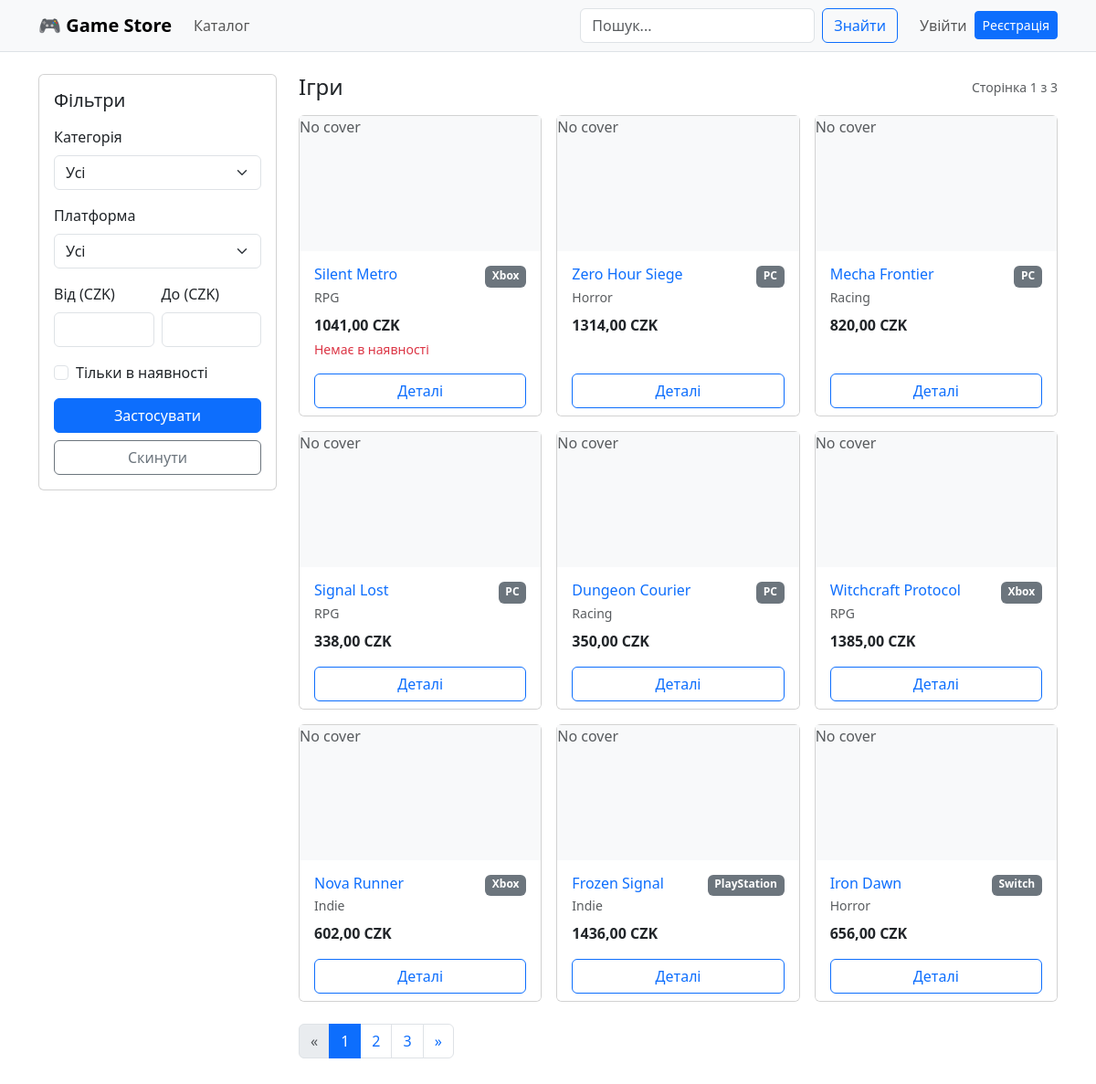
The page / on the database its author committed.
### store/models.py (models this page shows, shortened)
class Game(models.Model):
    class Platform(models.TextChoices):
        PC = "PC", "PC"
        PS = "PlayStation", "PlayStation"
        XBOX = "Xbox", "Xbox"
        SWITCH = "Switch", "Switch"
    title = models.CharField(max_length=200)
    slug = models.SlugField(max_length=220, unique=True)
    category = models.ForeignKey(Category, on_delete=models.PROTECT, related_name="games")
    platform = models.CharField(max_length=20, choices=Platform.choices, default=Platform.PC)
    price_czk = models.DecimalField(max_digits=10, decimal_places=2)
    in_stock = models.BooleanField(default=True)
    short_description = models.CharField(max_length=300, blank=True)
    description = models.TextField(blank=True)
    cover = models.ImageField(upload_to="covers/", blank=True, null=True)
    created_at = models.DateTimeField(auto_now_add=True)
    class Meta:
        verbose_name = "Гра"
        verbose_name_plural = "Ігри"
        ordering = ["-created_at"]
    def get_absolute_url(self):
        return reverse("store:game_detail", kwargs={"slug": self.slug})

class Category(models.Model):
    name = models.CharField(max_length=120, unique=True)
    slug = models.SlugField(max_length=140, unique=True)
    class Meta:
        verbose_name = "Категорія"
        verbose_name_plural = "Категорії"

### store/views.py (the view)
# urls.py: path("", views.home, name="home"),
def home(request):
    qs = Game.objects.select_related("category").all()
    q = (request.GET.get("q") or "").strip()
    if q:
        qs = qs.filter(
            Q(title__icontains=q) |
            Q(short_description__icontains=q) |
            Q(description__icontains=q)
        )
    category_slug = (request.GET.get("category") or "").strip()
    if category_slug:
        qs = qs.filter(category__slug=category_slug)
    platform = (request.GET.get("platform") or "").strip()
    if platform:
        qs = qs.filter(platform=platform)
    min_price = (request.GET.get("min_price") or "").strip()
    max_price = (request.GET.get("max_price") or "").strip()
    if min_price:
        try:
            qs = qs.filter(price_czk__gte=min_price)
        except Exception:
            pass
    if max_price:
        try:
            qs = qs.filter(price_czk__lte=max_price)
        except Exception:
            pass
    in_stock = request.GET.get("in_stock")
    if in_stock == "1":
        qs = qs.filter(in_stock=True)
    paginator = Paginator(qs, 9)
    page_number = request.GET.get("page")
    page_obj = paginator.get_page(page_number)
    categories = Category.objects.all().order_by("name")
    platforms = Game.Platform.choices
    favorites = _get_favorites_set(request)
    context = {
        "page_obj": page_obj,
        "categories": categories,
        "platforms": platforms,
        "favorites": favorites,
        "active": {
            "q": q,
            "category": category_slug,
            "platform": platform,
            "min_price": min_price,
            "max_price": max_price,
            "in_stock": in_stock == "1",
        }
    }
    return render(request, "store/home.html", context)

### store/context_processors.py (called while the page is built)
def categories(request):
    return {"nav_categories": Category.objects.all().order_by("name")}

### store/views.py (called while the page is built)
def _get_favorites_set(request) -> set[int]:
    raw = request.session.get(FAV_SESSION_KEY, [])
    try:
        return set(int(x) for x in raw)
    except Exception:
        return set()

### store/templates/store/home.html (shortened to what this page needs)
{% extends "base.html" %}
{% block content %}
<div class="row g-4">
  <aside class="col-lg-3">
    <div class="card">
      <div class="card-body">
        <h2 class="h5 mb-3">Фільтри</h2>
        <form method="get">
          <div class="mb-3">
            <label class="form-label">Категорія</label>
            <select class="form-select" name="category">
              <option value="">Усі</option>
            </select>
          </div>
          <div class="mb-3">
            <label class="form-label">Платформа</label>
            <select class="form-select" name="platform">
              <option value="">Усі</option>
            </select>
          </div>
          <div class="row g-2 mb-3">
            <div class="col">
              <label class="form-label">Від (CZK)</label>
              <input class="form-control" name="min_price" value="{{ active.min_price }}">
            </div>
            <div class="col">
              <label class="form-label">До (CZK)</label>
              <input class="form-control" name="max_price" value="{{ active.max_price }}">
            </div>
          </div>
          <div class="form-check mb-3">
            <input class="form-check-input" type="checkbox" name="in_stock" value="1" id="stock" {% if active.in_stock %}checked{% endif %}>
            <label class="form-check-label" for="stock">Тільки в наявності</label>
          </div>
          <button class="btn btn-primary w-100" type="submit">Застосувати</button>
          <a class="btn btn-outline-secondary w-100 mt-2" href="{% url 'store:home' %}">Скинути</a>
        </form>
      </div>
    </div>
  </aside>
  <section class="col-lg-9">
    <div class="d-flex justify-content-between align-items-center mb-3">
      <div>
        <h1 class="h4 mb-0">Ігри</h1>
      </div>
      <div class="text-muted small">
        Сторінка {{ page_obj.number }} з {{ page_obj.paginator.num_pages }}
      </div>
    </div>
    {% if page_obj.object_list %}
      <div class="row row-cols-1 row-cols-md-3 g-3">
        {% for game in page_obj.object_list %}
          <div class="col">
            <div class="card h-100">
              {% if game.cover %}
                <img src="{{ game.cover.url }}" class="card-img-top" alt="{{ game.title }}">
              {% else %}
                <div class="ratio ratio-16x9 bg-light d-flex align-items-center justify-content-center">
                  <span class="text-muted">No cover</span>
                </div>
              {% endif %}
              <div class="card-body">
                <div class="d-flex justify-content-between">
                  <h3 class="h6 mb-1"><a href="{{ game.get_absolute_url }}" class="text-decoration-none">{{ game.title }}</a></h3>
                  <span class="badge text-bg-secondary">{{ game.platform }}</span>
                </div>
                <div class="text-muted small mb-2">{{ game.category.name }}</div>
                <div class="fw-semibold">{{ game.price_czk }} CZK</div>
                {% if not game.in_stock %}
                  <div class="text-danger small mt-1">Немає в наявності</div>
                {% endif %}
              </div>
              <div class="card-footer bg-white border-0 pt-0">
                <a class="btn btn-outline-primary w-100" href="{{ game.get_absolute_url }}">Деталі</a>
              </div>
            </div>
          </div>
        {% endfor %}
      </div>
      <nav class="mt-4" aria-label="Pagination">
        <ul class="pagination">
          {% if page_obj.has_previous %}
            <li class="page-item">
              <a class="page-link" href="?{% for k,v in request.GET.items %}{% if k != 'page' %}{{ k }}={{ v|urlencode }}&{% endif %}{% endfor %}page={{ page_obj.previous_page_number }}">«</a>
            </li>
          {% else %}
            <li class="page-item disabled"><span class="page-link">«</span></li>
          {% endif %}
          {% for num in page_obj.paginator.page_range %}
            {% if num == page_obj.number %}
              <li class="page-item active"><span class="page-link">{{ num }}</span></li>
            {% elif num > page_obj.number|add:'-3' and num < page_obj.number|add:'3' %}
              <li class="page-item">
                <a class="page-link" href="?{% for k,v in request.GET.items %}{% if k != 'page' %}{{ k }}={{ v|urlencode }}&{% endif %}{% endfor %}page={{ num }}">{{ num }}</a>
              </li>
            {% endif %}
          {% endfor %}
          {% if page_obj.has_next %}
            <li class="page-item">
              <a class="page-link" href="?{% for k,v in request.GET.items %}{% if k != 'page' %}{{ k }}={{ v|urlencode }}&{% endif %}{% endfor %}page={{ page_obj.next_page_number }}">»</a>
            </li>
          {% else %}
            <li class="page-item disabled"><span class="page-link">»</span></li>
          {% endif %}
        </ul>
      </nav>
    {% else %}
      <div class="alert alert-warning">Нічого не знайдено. Спробуй змінити фільтри або пошук.</div>
    {% endif %}
  </section>
</div>
{% endblock %}

### templates/base.html (shortened to what this page needs)
<!doctype html>
<html lang="uk">
<head>
  <link href="https://cdn.jsdelivr.net/npm/bootstrap@5.3.3/dist/css/bootstrap.min.css" rel="stylesheet">
</head>
<body>
  <nav class="navbar navbar-expand-lg bg-body-tertiary border-bottom">
    <div class="container">
      <a class="navbar-brand fw-semibold" href="{% url 'store:home' %}">🎮 Game Store</a>
      <div class="collapse navbar-collapse" id="nav">
        <ul class="navbar-nav me-auto">
          <li class="nav-item"><a class="nav-link" href="{% url 'store:home' %}">Каталог</a></li>
        </ul>
        <form class="d-flex me-3" method="get" action="{% url 'store:home' %}">
          <input class="form-control me-2" type="search" name="q" placeholder="Пошук..." value="{{ request.GET.q|default:'' }}">
          <button class="btn btn-outline-primary" type="submit">Знайти</button>
        </form>
        <ul class="navbar-nav">
          {% if user.is_authenticated %}
            <li class="nav-item"><a class="nav-link" href="{% url 'accounts:profile' %}">Профіль</a></li>
            <li class="nav-item"><a class="nav-link" href="{% url 'logout' %}">Вийти</a></li>
          {% else %}
            <li class="nav-item"><a class="nav-link" href="{% url 'login' %}">Увійти</a></li>
            <li class="nav-item"><a class="btn btn-primary btn-sm mt-1" href="{% url 'accounts:signup' %}">Реєстрація</a></li>
          {% endif %}
        </ul>
      </div>
    </div>
  </nav>
  <main class="container py-4">
    {% block content %}{% endblock %}
  </main>
</body>
</html>

### rows shown on the page
Game: cover "No cover", title "Silent Metro", platform "Xbox", category.name "RPG", price_czk "1041,00", in_stock "Немає в наявності"
Game: cover "No cover", title "Zero Hour Siege", platform "PC", category.name "Horror", price_czk "1314,00"
Game: cover "No cover", title "Mecha Frontier", platform "PC", category.name "Racing", price_czk "820,00"
Game: cover "No cover", title "Signal Lost", platform "PC", category.name "RPG", price_czk "338,00"
Game: cover "No cover", title "Dungeon Courier", platform "PC", category.name "Racing", price_czk "350,00"
Game: cover "No cover", title "Witchcraft Protocol", platform "Xbox", category.name "RPG", price_czk "1385,00"
Game: cover "No cover", title "Nova Runner", platform "Xbox", category.name "Indie", price_czk "602,00"
Game: cover "No cover", title "Frozen Signal", platform "PlayStation", category.name "Indie", price_czk "1436,00"
Game: cover "No cover", title "Iron Dawn", platform "Switch", category.name "Horror", price_czk "656,00"

### other values the page prints
{{ page_obj.number }} "1"
{{ page_obj.paginator.num_pages }} "3"
{{ num }} "1"
{{ num }} "2" "3"
